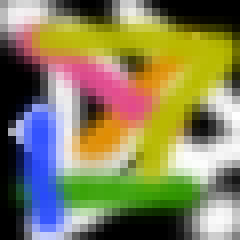
#> input picture a4.png, 30 x 30 px (shown 8 times larger)
$ python 'Escala de grises.py'
#> lines starting #> are read from the running program, lines starting #| are printed output that depends on the picture; long printed decimals are rounded
#> the answer given: 3
#> the answer given: 3
import warnings
warnings.filterwarnings("ignore")
from PIL import Image
import numpy as np
import random
from math import*

poblacionAnterior = []
poblacionActual = []
ordenada = []

imagenMeta = []
masAptos = []
simMasAptoPAnt = 0
simMasAptoPA = 400

probCruce = 0
probMutacion = 0
sizePoblacion = 0

tipoCruce = 1
generacion = 0

#LISTA
def iniciarAlgoritmo():
    global tipoCruce,generacion
    contador = 0
    while not terminado():
        print("Generacion %d"%contador)
        cruzarPoblacion()
        mutarPoblacion()
        tipoCruce+=1
        if contador%3 == 0 and generacion != 37:
            generacion+=1
        contador += 1
    mejorImagen = np.array(masAptos[len(masAptos)-1],dtype="uint8")
    a = Image.fromarray(mejorImagen,"L")
    a.show()
    print("Termino :O")

#LISTA
def cargarImagenMeta(imagenDestino):
#> called with imagenDestino = 'a4.png'
    global imagenMeta
    imagenMeta = np.array(Image.open(imagenDestino).convert("L"))
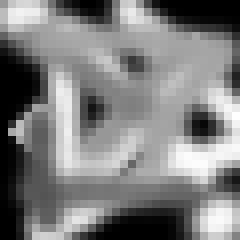
#> imagenMeta: shape (30, 30) (shown 8 times larger); min 0, max 255, mean 125.8
##    imagen = Image.fromarray(imagenMeta,"L")
##    imagen.show()

#LISTA
def cruzarPoblacion():
    global poblacionActual,poblacionAnterior,ordenada
    ordenada = ordenarMasApto(poblacionActual)
    poblacionActual = []
    poblacionAnterior = []
    contador = 0
    contador2 = 0
    indicador = 0
    for i in range(0,sizePoblacion//2): #Size de poblacion debe ser mayor a 4
        if i!=0 and tipoCruce%50!=0 and tipoCruce%25!=0 and i%2==0 and (contador+4)!=len(ordenada) :
            contador+=2
        #print("Iteracion: ",i,"\n1--> ",contador)
        imagen1 = ordenada[contador]
        poblacionAnterior.append(imagen1)
        contador+=1
        if tipoCruce%50 == 0:
            #print("\nTipo de cruce cambio\n")
            imagen2 = ordenada[((sizePoblacion//2)-1)+contador]
            poblacionAnterior.append(imagen2)
# [4 lines of commented-out code are left out]

        else:
            imagen2 = ordenada[contador+1]
            poblacionAnterior.append(imagen2)
        #print("2--> ",contador+1)

        if random.randint(0,100) < probCruce:
            hijos = cruzarImagenes(imagen1,imagen2)
            nuevaImagen1 = hijos[0]
            nuevaImagen2 = hijos[1]
            poblacionActual.append(nuevaImagen1)
            poblacionActual.append(nuevaImagen2)
        else:
            poblacionActual.append(imagen1)
            poblacionActual.append(imagen2)
        indicador+=1

#LISTA
# [6 lines left out: function cruzarImagenes, not called in this run]

#LISTA
def menu():
    global sizePoblacion, probCruce, probMutacion
    print("Menu de Van Gogh\n")
    rutaImagen = "a4.png"#input("Introduzca la ruta y nombre de la imagen: ")
    sizePoblacion = 10 #int(input("Introduzca el tamaño de la población: "))
    probCruce = float(input("Defina el % de probabilidad de cruce: "))
    probMutacion = float(input("Defina el % de probabilidad de mutación: "))
    cargarImagenMeta(rutaImagen)
    GenerarPoblacionInicial(sizePoblacion)
    print("\nIniciando...\n")
    iniciarAlgoritmo()

#LISTA
def GenerarPoblacionInicial(numImagenes):
#> called with numImagenes = 10
    global poblacionActual
    imagen = []
    while numImagenes > 0:
        for i in range(0,len(imagenMeta)):
            imagen.append([])
            for j in range(0,len(imagenMeta[i])):
                imagen[i].append([])
                imagen[i][j] = random.randint(0,255)
        poblacionActual.append(imagen)
        imagen = []
        numImagenes -= 1
    print("\nPob. inicial creada...")

#LISTA
def terminado():
    if(simMasAptoPA) < 0.1:
        return True
    return False

#LISTA
def mutarPoblacion():
    global poblacionActual
    global simMasAptoPA
    #poblacionTransicion = poblacionActual
    ordenada = ordenarMasApto(poblacionActual)
    poblacionActual = []
    imagen = []
    contMasApto = 0
    contMenosApto = 0
    indexImageMutadas = []
    indicador = 0
#    while poblacionTransicion != []:
    for i in range(0,len(ordenada)):
        if indicador%8 == 0:
            #imagen = obtenerMasApto(poblacionTransicion)
            imagen = ordenada[contMasApto]
            imagen = mutarImagen(imagen)
            poblacionActual.append(imagen)
            contMasApto+=1
        elif indicador%3 == 0:
            #imagen = obtenerMenosApto(poblacionTransicion)
            imagen = ordenada[(len(ordenada)-1)-contMenosApto]
            imagen = mutarImagen(imagen)
            poblacionActual.append(imagen)
            contMenosApto+=1
        else:
            imagen = []
            while imagen == []:
                index = random.randint(contMasApto,(len(ordenada)-1)-contMenosApto)
                if index not in indexImageMutadas:
                    imagen = ordenada[index]
                    poblacionActual.append(imagen)
        indicador+=1
        #poblacionTransicion.remove(imagen)

    masAptos.append(obtenerMasApto(poblacionActual))
    if simMasAptoPA == 1000:
        simMasAptoPA = compararImagen(imagenMeta,masAptos[len(masAptos)-1])
    else:
        simMasAptoPAnt = simMasAptoPA
        simMasAptoPA = compararImagen(imagenMeta,masAptos[len(masAptos)-1])
    print("La similitud del mas apto de esta generacion es: %f"%simMasAptoPA)

#LISTA
def mutarImagen(imagen):
    global generacion
    mutados = []
    cantMutar = (((np.size(imagenMeta)/3)*probMutacion)//1)
    while len(mutados) < cantMutar:
        row = random.randint(0,len(imagenMeta)-1)
        column = random.randint(0,len(imagenMeta[0])-1)
        if [row,column] not in mutados:
            if (imagenMeta[row][column]-40-generacion)<0:
                imagen[row][column] = imagenMeta[row][column]
            elif (imagenMeta[row][column]+40-generacion)>255:
                imagen[row][column] = imagenMeta[row][column]
            else:
                imagen[row][column] = imagenMeta[row][column]
            mutados.append([row,column])
    return imagen

# [16 lines left out: function mutarImagen1, not called in this run]

#LISTA
def euclidean_distance(x,y):
    return sqrt(sum(pow(a-b,2) for a, b in zip(x, y)))

#LISTA
def compararImagen(imagen1,imagen2):
    avg = 0
    contador = 0
    for i in range(0,len(imagen1)):
        avg += entropiaDistance(imagen1[i],imagen2[i])
        contador+=len(imagen1)
    return avg/contador

#LISTA
def obtenerMasApto(poblacionActual):
    mejor = poblacionActual[0]
    for imagen in poblacionActual:
        mejorSim = compararImagen(imagenMeta,imagen)
        if compararImagen(imagenMeta,imagen) < compararImagen(imagenMeta,mejor):
            mejor = imagen
    return mejor

#LISTA
# [36 lines left out: functions obtenerMenosApto, collageImagenes, concatenarImagenes, convertToMatriz, not called in this run]

#LISTA
def ordenarMasApto(poblacionActual):
    global ordenada,imagenMeta
    ordenada = []
    for imagen in poblacionActual:
        similitud = compararImagen(imagenMeta,imagen)
        imagen.append([similitud])
        ordenada.append(imagen)
    ordenada = sorted(ordenada, key = myKey)
    for imagen in ordenada:
        imagen.remove(imagen[len(imagen)-1])
    return ordenada

#LISTA
def myKey(item):
    return item[len(item)-1]


def entropiaDistance(x,y):
    suma = 0
    for a, b in zip(x, y):
        if a-b < 0:
            suma+= a-b+255
        else:
            suma+= a-b
    return sqrt(suma)

##def cuadricularImagen():
##    global imagenMeta
##    for i in imagenMeta:
##        if
menu()
#> the loop in iniciarAlgoritmo, `while not terminado():` made 1 pass
#> simMasAptoPA in mutarPoblacion on pass 1: 0
#| La similitud del mas apto de esta generacion es: 0
